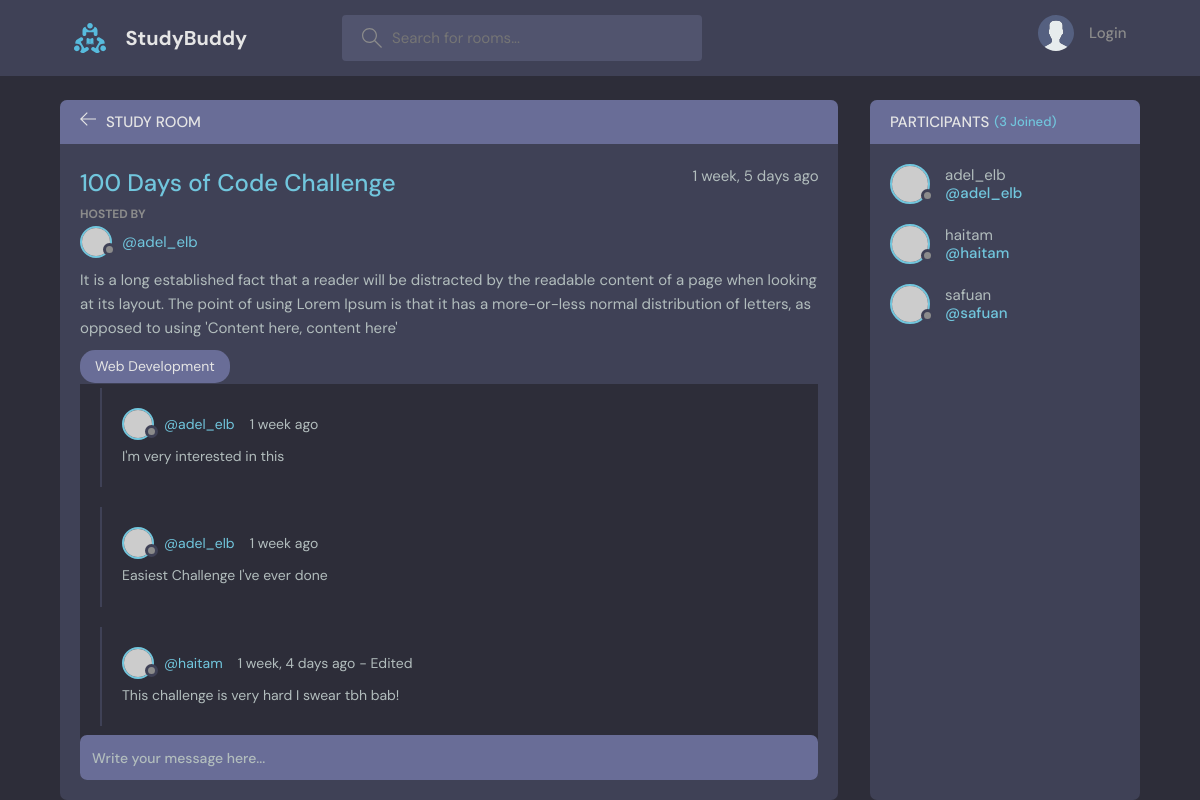
/room/2/, run on an earlier commit of the app's database.
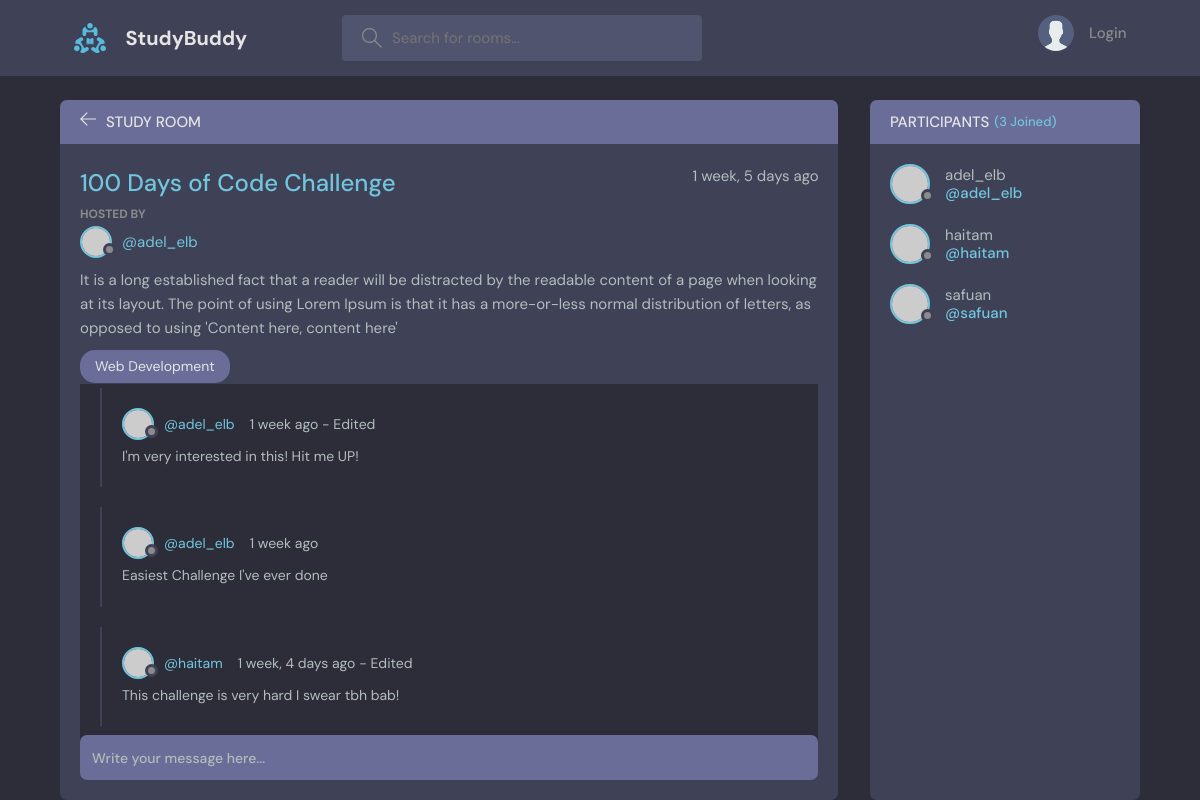
And on a later commit of the database.
### base/models.py (models this page shows, shortened)
class Message(models.Model):
    user = models.ForeignKey(User, on_delete=models.CASCADE)
    room = models.ForeignKey(Room, on_delete=models.CASCADE)
    body = models.TextField()
    updated = models.DateTimeField(auto_now=True)
    created = models.DateTimeField(auto_now_add=True)
    edited = models.BooleanField(default=False)
    class Meta:
        ordering = ['-created']

### base/views.py (the view, shortened to what this page needs)
# urls.py: path('room/<str:id>/', views.room, name='room'),
def room(request, id):
    room = Room.objects.get(id=int(id))
    room_messages = room.message_set.all().order_by('-created')
    participants = room.participants.all()
    context = {
        'room': room,
        'room_messages': room_messages,
        'participants': participants
    }
    return render(request, 'base/room.html', context)

### base/templates/base/room.html (shortened to what this page needs)
{% extends 'main.html' %}
{% block content %}
<main class="profile-page layout layout--2">
  <div class="container">
    <div class="room">
      <div class="room__top">
        <div class="room__topLeft">
          <a href="{{ request.META.HTTP_REFERER }}">
            <svg version="1.1" xmlns="http://www.w3.org/2000/svg" width="32" height="32" viewBox="0 0 32 32">
              <title>arrow-left</title>
              <path
                d="M13.723 2.286l-13.723 13.714 13.719 13.714 1.616-1.611-10.96-10.96h27.625v-2.286h-27.625l10.965-10.965-1.616-1.607z"
              ></path>
            </svg>
          </a>
          <h3>Study Room</h3>
        </div>
      </div>
      <div class="room__box scroll">
        <div class="room__header scroll">
          <div class="room__info">
            <h3>{{ room.name }}</h3>
            <span>{{ room.created | timesince }} ago</span>
          </div>
          <div class="room__hosted">
            <p>Hosted By</p>
            <a href="{% url 'profile' room.host.id %}" class="room__author">
              <div class="avatar avatar--small">
                <img src="https://randomuser.me/api/portraits/men/37.jpg" />
              </div>
              <span>@{{ room.host.username }}</span>
            </a>
          </div>
          <div class="room__details">
            {{ room.description }}
          </div>
          <span class="room__topics">{{ room.topic.name }}</span>
        </div>
        <div class="room__conversation">
          <div class="threads scroll">
            {% for message in room_messages %}
            <div class="thread">
              <div class="thread__top">
                <div class="thread__author">
                  <a href="{% url 'profile' message.user.id %}" class="thread__authorInfo">
                    <div class="avatar avatar--small">
                      <img src="https://randomuser.me/api/portraits/men/37.jpg" />
                    </div>
                    <span>@{{ message.user.username }}</span>
                  </a>
                  {% if message.edited %}
                    <span class="thread__date">{{ message.created | timesince }} ago - Edited</span>
                  {% else %}
                    <span class="thread__date">{{ message.created | timesince }} ago</span>
                  {% endif %}
                </div>
              </div>
              <div class="thread__details">
                {{ message.body }}
              </div>
            </div>
            {% endfor %}
          </div>
        </div>
      </div>
      <div class="room__message">
        <form method="POST" action="">
          <input name="body" placeholder="Write your message here..." /></form>
      </div>
    </div>
    <div class="participants">
      <h3 class="participants__top">Participants <span>({{ participants.count }} Joined)</span></h3>
      <div class="participants__list scroll">
        {% for user in participants %}
        <a href="{% url 'profile' user.id %}" class="participant">
          <div class="avatar avatar--medium">
            <img src="https://randomuser.me/api/portraits/men/37.jpg" />
          </div>
          <p>
            {{ user.username }}
            <span>@{{ user.username }}</span>
          </p>
        </a>
        {% endfor %}
      </div>
    </div>
  </div>
</main>
{% endblock %}

What changed in the data, as far as the page shows it:
changed Message: body "I'm very interested in this" → "I'm very interested in this! Hit me UP!"; edited "ago" → "ago - Edited"
